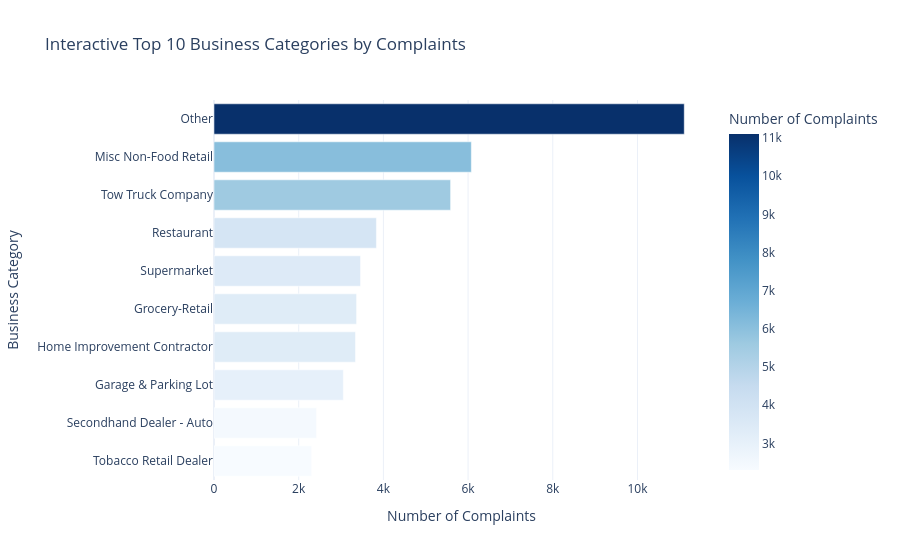

Notebook cell for this chart:
### Markdown cell above
**Insight:** The interactive line chart shows the monthly trend in consumer complaints. Complaint volumes increased considerably during 2023 and remained relatively high throughout 2024 and 2025, reaching a peak of 2,688 complaints in July 2025. The chart also allows users to inspect monthly counts in detail. The lower count in July 2026 may reflect incomplete data for that month rather than a definite decline in complaints.

### Code cell
category_counts = (
    df["Business Category"]
    .value_counts()
    .head(10)
    .reset_index()
)

category_counts.columns = ["Business Category", "Complaint Count"]

fig = px.bar(
    category_counts.sort_values("Complaint Count"),
    x="Complaint Count",
    y="Business Category",
    orientation="h",
    title="Interactive Top 10 Business Categories by Complaints",
    labels={
        "Complaint Count": "Number of Complaints",
        "Business Category": "Business Category"
    },
    template="plotly_white",
    color="Complaint Count",
    color_continuous_scale="Blues"
)

fig.update_layout(
    yaxis_title="Business Category",
    xaxis_title="Number of Complaints"
)

fig.show()

### Figure 1 — Plotly figure (JSON) as saved in the notebook; plotly's stock layout.template omitted (floating-point values rounded to 4 significant figures)
{"data": [{"hovertemplate": "Number of Complaints=%{marker.color}<br>Business Category=%{y}<extra></extra>", "legendgroup": "", "marker": {"color": [2305, 2422, 3054, 3341, 3367, 3460, 3835, 5587, 6077, 11105], "coloraxis": "coloraxis", "pattern": {"shape": ""}}, "name": "", "orientation": "h", "showlegend": false, "textposition": "auto", "type": "bar", "x": [2305, 2422, 3054, 3341, 3367, 3460, 3835, 5587, 6077, 11105], "xaxis": "x", "y": ["Tobacco Retail Dealer", "Secondhand Dealer - Auto", "Garage & Parking Lot", "Home Improvement Contractor", "Grocery-Retail", "Supermarket", "Restaurant", "Tow Truck Company", "Misc Non-Food Retail", "Other"], "yaxis": "y"}], "layout": {"barmode": "relative", "coloraxis": {"colorbar": {"title": {"text": "Number of Complaints"}}, "colorscale": [[0, "rgb(247,251,255)"], [0.125, "rgb(222,235,247)"], [0.25, "rgb(198,219,239)"], [0.375, "rgb(158,202,225)"], [0.5, "rgb(107,174,214)"], [0.625, "rgb(66,146,198)"], [0.75, "rgb(33,113,181)"], [0.875, "rgb(8,81,156)"], [1, "rgb(8,48,107)"]]}, "legend": {"tracegroupgap": 0}, "title": {"text": "Interactive Top 10 Business Categories by Complaints"}, "xaxis": {"anchor": "y", "domain": [0, 1], "title": {"text": "Number of Complaints"}}, "yaxis": {"anchor": "x", "domain": [0, 1], "title": {"text": "Business Category"}}}}
